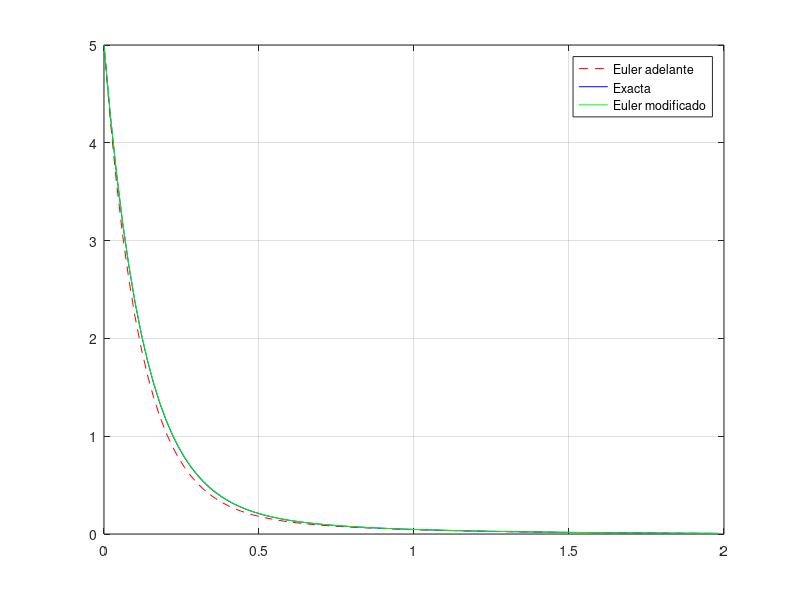
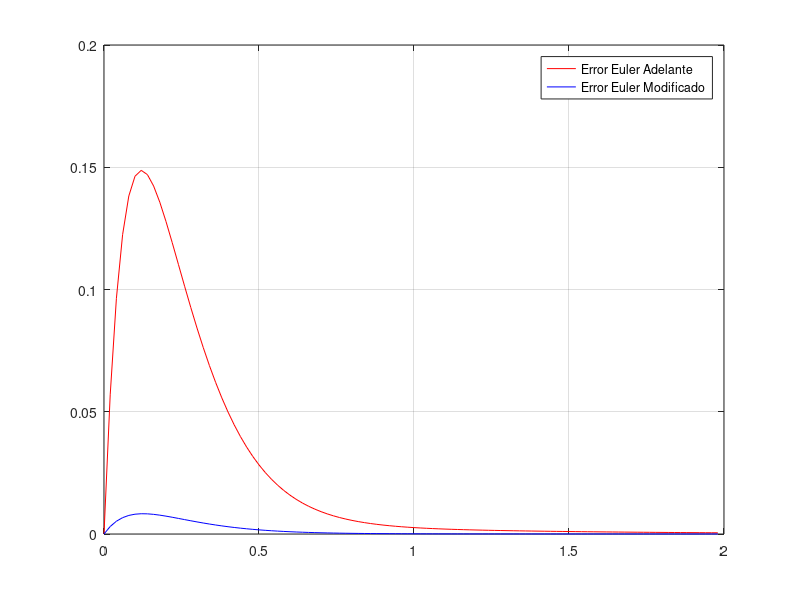

Reproduce these figures in MATLAB, in order.
function graf_ej7
    y10=5;
    y20=3;
    t0 = 0;
    Dt = 0.02;
    NDt = 100;
    w=1;

    t = zeros(1,NDt);
    y = zeros(2,NDt);
    yMod = zeros(2,NDt);
    ya = zeros(2,1);
    k1 = zeros(2,1);
    exacta = zeros(1,NDt);
    errorAd = zeros(1,NDt);
    errorMod = zeros(1,NDt);

    t(1) = t0;
    y(1,1) = y10;
    y(2,1) = y20;
    yMod(1,1) = y10;
    yMod(2,1) = y20;

    function [edo] = f_edo(y,t)
        edo(1,1) = -10 * y(1) + 4 * y(2);
        edo(2,1) = -4 * y(1);
    end

    # Euler adelante
    for j=1:NDt -1
        ya = y(:,j);

        k1 = Dt * f_edo(ya,t(j));
        y(:,j+1) = ya + k1;
        t(j+1) = t(j) + Dt;
    end

    # Euler modificado
    for j=1:NDt - 1
        ya = yMod(:,j);

        k1 = Dt * f_edo(ya,t(j));

        yg = ya + k1/(2*w);
        tg = t(j) + Dt/(2*w);

        k2 = Dt * f_edo(yg,tg);

        yMod(:,j+1) = ya + (1-w)*k1 + w*k2;
        t(j+1) = t(j) + Dt;
    end

    # Exacta
    for i=1:NDt
        exacta(i) = (1/3) * exp(-2 * t(i)) + (14/3) * exp(-8 * t(i));
    end

    # Errores
    for j=1:NDt
        errorAd(j) = abs(exacta(j)-y(1,j));
        errorMod(j) = abs(exacta(j) - yMod(1,j));
    end

    figure(1)
    plot(t,y(1,:),'--r',t,exacta,'-b',t,yMod(1,:),'-g')
    legend("Euler adelante","Exacta","Euler modificado")
    grid on

    figure(2)
    plot(t,errorAd,'-r',t,errorMod,'-b')
    legend("Error Euler Adelante","Error Euler Modificado")
    grid on

    
endfunction